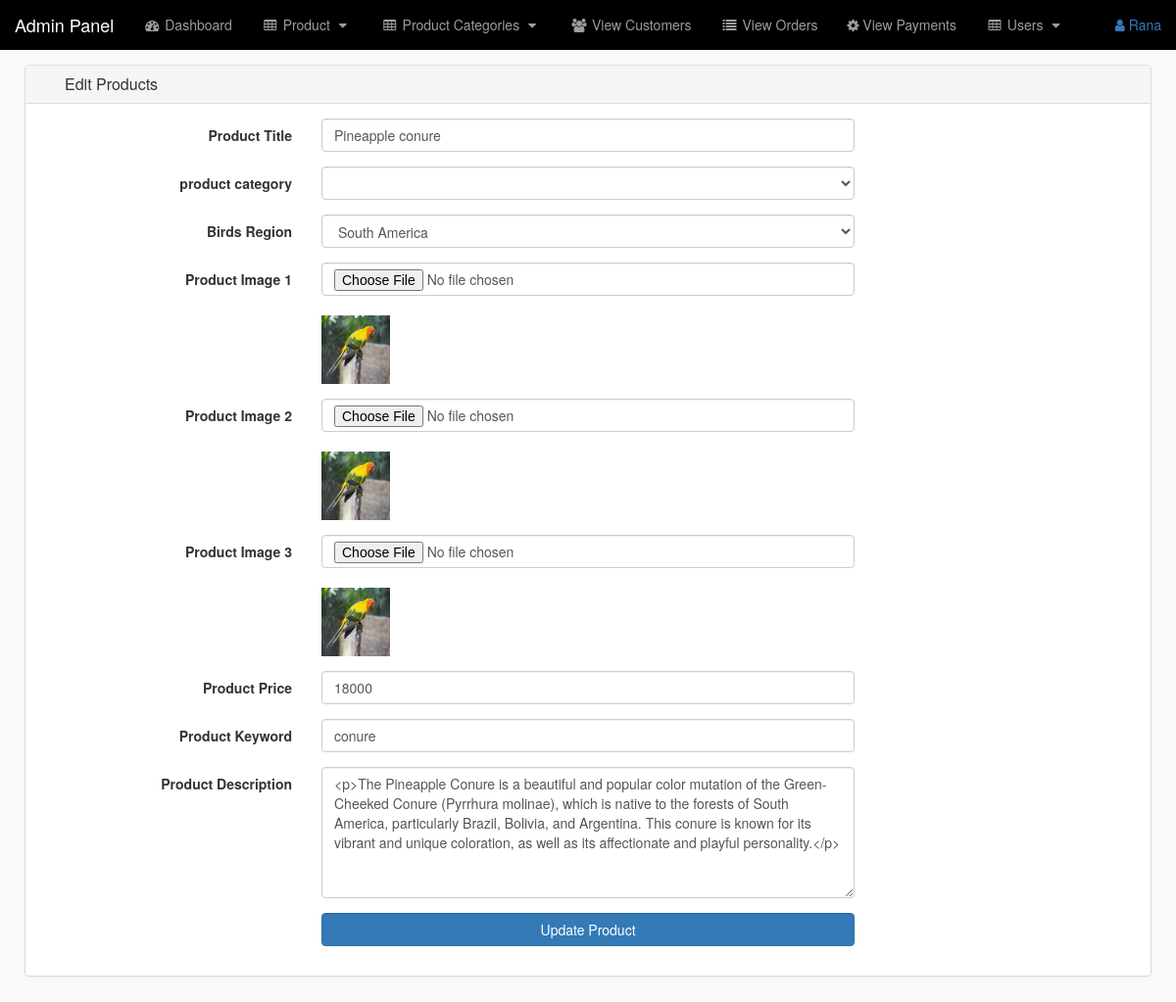
The page /admin_area/index.php?edit_product=2 (signed in) on the database its author committed.
### tables this page shows
CREATE TABLE `products` (
  `product_id` int(255) NOT NULL,
  `p_cat_id` int(100) NOT NULL,
  `cat_id` int(100) NOT NULL,
  `date` timestamp NOT NULL DEFAULT current_timestamp() ON UPDATE current_timestamp(),
  `product_title` text NOT NULL,
  `product_img1` text NOT NULL,
  `product_img2` text NOT NULL,
  `product_img3` text NOT NULL,
  `product_price` int(200) NOT NULL,
  `product_desc` text NOT NULL,
  `product_keyword` text NOT NULL
);

CREATE TABLE `categories` (
  `cat_id` int(100) NOT NULL,
  `cat_title` text NOT NULL,
  `cat_desc` text NOT NULL
);

### admin_area/edit_product.php (the view, shortened to what this page needs)
<?php
if (!isset($_SESSION['admin_email'])) {
    echo "<script>window.open('login.php', '_self')</script>";
} else {
?>
<?php
if(isset($_GET['edit_product'])){
$edit_id = $_GET['edit_product'];
$get_p = "select * from products where product_id='$edit_id'";
$run_edit = mysqli_query($con, $get_p);
$row_edit = mysqli_fetch_array($run_edit);
$p_title = $row_edit['product_title'];
$p_cat = $row_edit['p_cat_id'];
$cat = $row_edit['cat_id'];
$p_image1 = $row_edit['product_img1'];
$p_image2 = $row_edit['product_img2'];
$p_image3 = $row_edit['product_img3'];
$p_price = $row_edit['product_price'];
$p_desc = $row_edit['product_desc'];
$p_keyword = $row_edit['product_keyword'];
}
$get_p_cat = "select * from product_category where p_cat_id='$ p_cat'";
$run_p_cat = mysqli_query($con,$get_p_cat);
$row_p_cat = mysqli_fetch_array($run_p_cat);
$p_cat_title = $row_p_cat['p_cat_title'];
$get_cat = "select * from categories where cat_id='$cat'";
$run_cat = mysqli_query($con,$get_cat);
$row_cat = mysqli_fetch_array($run_cat);
$cat_title = $row_cat['cat_title'];
?>
<!DOCTYPE html>
<html>
<head>
</head>
<body>
    <div class="row">
<div class="col-lg-12">
<ol class="breadcrumb">
<li class="active">
</li>
</ol>
</div>
</div>
<div class="row">
    <div class="col-lg-12">
<div class="panel panel-default">
<div class="panel-heading">
<h3 class="panel-title">
<i class="fa a-money fa-fw"></i> Edit Products
</h3>
</div>
<div class="panel-body">
    <form class="form-horizontal" method="post" action="" enctype="multipart/form-data">
        <div class="form-group">
            <label class="col-md-3 control-label">
                Product Title
            </label>
            <div class="col-md-6">
            <input type="text" name="product_title" class="form-control" required value="<?php echo $p_title; ?>">
        </div>
    </div>
        <div class="form-group">
            <label class="col-md-3 control-label">
                product category
            </label>
            <div class="col-md-6">
            <select name="product_cat" class="form-control">
                <option value="<?php echo $p_cat; ?>"> <?php echo $p_cat_title ; ?></option>
                <?php
$get_p_cats="select * from product_category";
$run_p_cats=mysqli_query($con, $get_p_cats);
while ($row_p_cats=mysqli_fetch_array($run_p_cats)) {
$p_cat_id=$row_p_cats['p_cat_id'];
$p_cat_title=$row_p_cats['p_cat_title'];
echo "<option value='$p_cat_id'> $p_cat_title </option>";
}
?>
            </select>
        </div>
    </div>
        <div class="form-group">
            <label class="col-md-3 control-label">
                Birds Region
            </label>
            <div class="col-md-6">
            <select name="cat" class="form-control">
                <option value="<?php echo $cat; ?>"> <?php echo $cat_title ; ?></option>
</select>
</div>
</div>
    <div class="form-group">
            <label class="col-md-3 control-label">
                Product Image 1
            </label>
            <div class="col-md-6">
            <input type="file" name="product_img1" class="form-control" required >
            <br><img src="product_images/<?php echo $p_image1; ?>" width="70" height="70">
        </div>
    </div>
    <div class="form-group">
            <label class="col-md-3 control-label">
                Product Image 2
            </label>
            <div class="col-md-6">
            <input type="file" name="product_img2" class="form-control" required >
            <br><img src="product_images/<?php echo $p_image2; ?>" width="70" height="70">
        </div>
    </div>
    <div class="form-group">
            <label class="col-md-3 control-label">
                Product Image 3
            </label>
            <div class="col-md-6">
            <input type="file" name="product_img3" class="form-control" required >
            <br><img src="product_images/<?php echo $p_image3; ?>" width="70" height="70">
        </div>
    </div>
    <div class="form-group">
            <label class="col-md-3 control-label">
                Product Price
            </label>
            <div class="col-md-6">
            <input type="text" name="product_price" class="form-control" required value="<?php echo $p_price; ?>">
        </div>
    </div>
        <div class="form-group">
            <label class="col-md-3 control-label">
                Product Keyword
            </label>
            <div class="col-md-6">
            <input type="text" name="product_keyword" class="form-control" required value="<?php echo $p_keyword; ?>">
        </div>
    </div>
        <div class="form-group">
            <label class="col-md-3 control-label">
                Product Description
            </label>
            <div class="col-md-6">
            <textarea name="product_desc" class="form-control"
            rows="6" cols="19"><?php echo $p_desc; ?></textarea>
        </div>
    </div>
        <div class="form-group">
            <label class="col-md-3 control-label"></label>
            <div class="col-md-6">
            <input type="submit" name="update" value="Update Product" class="btn btn-primary form-control">
        </div>
    </div>
    </form>
</div>
</div>
</div>
</div>
</body>
</html>
<?php } ?>

### admin_area/includes/sidebar(a).php (shortened to what this page needs)
<?php
if (!isset($_SESSION['admin_email'])) {
    echo "<script>window.open('login.php', '_self')</script>";
} else {
    ?>
    <nav class="navbar navbar-inverse navbar-fixed-top" style="background: black;">
        <div class="navbar-header">
            <a href="index.php?dashboard" class="navbar-brand">Admin Panel</a>
        </div>
        <ul class="nav navbar-right top-nav">
            <li class="dropdown">
                <a href="#" class="dropdown-toggle" data-toggle="dropdown">
                    <i class="fa fa-user"></i> <?php echo $admin_name; ?>
                </a>
            </li>
        </ul>
        <div class="collapse navbar-collapse navbar-ex1-collapse">
            <ul class="nav navbar-nav side-nav">
                <li>
                    <a href="index.php?dashboard">
                        <i class="fa fa-fw fa-dashboard"></i> Dashboard
                    </a>
                </li>
                <li>
                    <a href="#" data-toggle="collapse" data-target="#products">
                        <i class="fa fa-fw fa-table"></i> Product
                        <i class="fa fa-fw fa-caret-down"></i>
                    </a>
                </li>
                <li>
                    <a href="#" data-toggle="collapse" data-target="#product_cat">
                        <i class="fa fa-fw fa-table"></i> Product Categories
                        <i class="fa fa-fw fa-caret-down"></i>
                    </a>
                </li>
                <li>
                    <a href="index.php?view_customers">
                        <i class="fa fa-fw fa-users"></i> View Customers
                    </a>
                </li>
                <li>
                    <a href="index.php?view_orders">
                        <i class="fa fa-fw fa-list"></i> View Orders
                    </a>
                </li>
                <li>
                    <a href="index.php?view_payments">
                        <i class="fa fa-gear"></i> View Payments
                    </a>
                </li>
                <li>
                    <a href="#" data-toggle="collapse" data-target="#users">
                        <i class="fa fa-fw fa-table"></i> Users
                        <i class="fa fa-fw fa-caret-down"></i>
                    </a>
                </li>
            </ul>
        </div>
    </nav>
<?php
}

### admin_area/css/style.css (style rules this page uses)
@media (min-width: 768px) { body { margin-top: 50px; } }
.top-nav { padding: 0 15px; }
.top-nav > li > a { padding-top: 15px; padding-bottom: 15px; line-height: 20px; }

### rows shown on the page
products: product_title "Pineapple conure", product_img1 (picture), product_img2 (picture), product_img3 (picture), product_price "18000", product_keyword "conure", product_desc "<p>The Pineapple Conure is a beautiful and popular color mutation of the Green-Cheeked Conure (Pyrrhura molinae), which is native to the forests of South America, particularly Brazil, Bolivia, and Argentina. This conure is known for its vibrant and unique coloration, as well as its affectionate and playful personality.</p>"
categories: cat "South America"

### other values the page prints
$admin_name "Rana"
